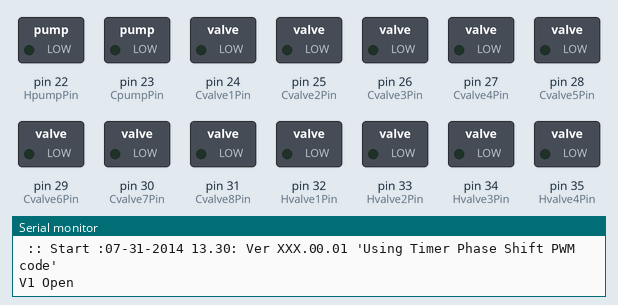
Recording of a sketch running on a simulated Arduino Mega 2560, built with avr-gcc and run on an emulated ATmega2560. Shown: switched loads named in the sketch (green lamp = pin HIGH), the last lines printed to the serial monitor.

Above: at 0.5 s.
At 2.0 s:
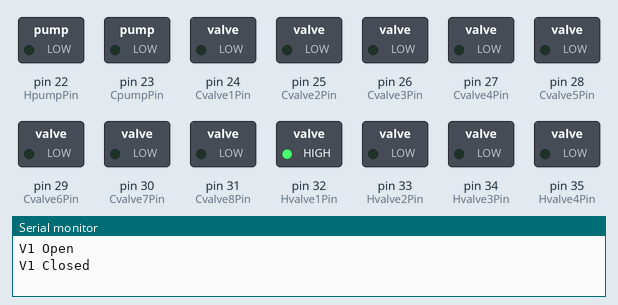
At 4.0 s:
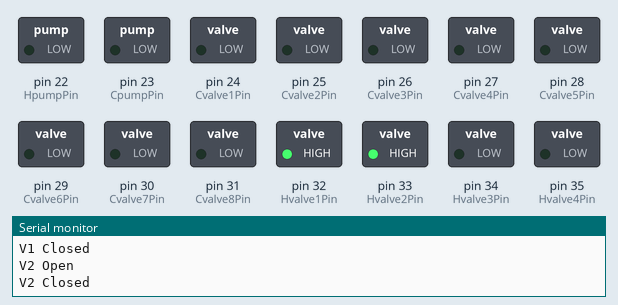
At 5.5 s:
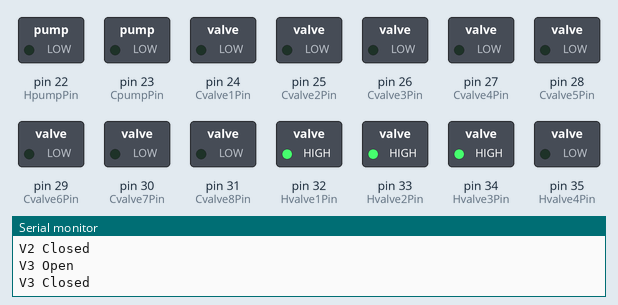
At 6.5 s:
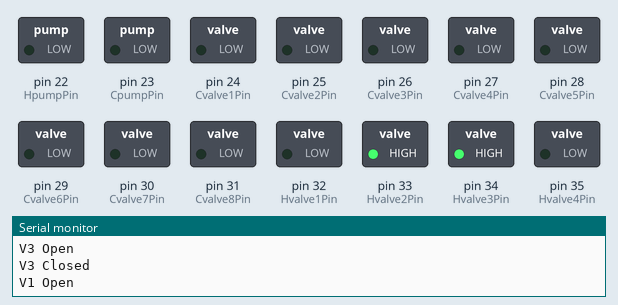
Timing chart, 0 to 7.8 s (numbered marks = the images above):
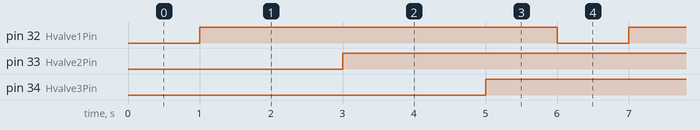

The sketch:

sketch_TempCTRL42315.ino
```cpp
/* control of fermentation temp Started 4-23-2015
* By John Emig
* 2015
* written for 8 fermentation tanks
* 2 pumps, 1 hot and 1 cold
* each tank has 4 valves 2 hot, 2 cold
*  (1 in 1 out (hot) 1 in 1 out (cold) so if one is open
*   so must the other.
* there may come a time that the pumps may have to run continuosly
* then the pump pins will control redirect valves instead
* 04-23-2015 added relay control for thermal sensors
* TCR# controls a relay that connects a tmp37 sensor to the A0 pin
*/
unsigned int Status = 99;
char incomingByte;
unsigned int integerValue=0;

////////////////////
#define aref_voltage 3.3
int tempPin = A0;
////////////////////


////////////
long tempReading;
float avgTemp;
///////// TMP37 sensor setup


//22-53
int HpumpPin = 22;                 // Hpump connected to digital pin 22
int CpumpPin = 23;                 // Cpump connected to digital pin 23
//24-31 cold valves
int Cvalve1Pin = 24;                 // Cvalve1 connected to digital pin 24
int Cvalve2Pin = 25;                 // Cvalve2 connected to digital pin 25
int Cvalve3Pin = 26;                 // Cvalve3 connected to digital pin 26
int Cvalve4Pin = 27;                 // Cvalve4 connected to digital pin 27
int Cvalve5Pin = 28;                 // Cvalve5 connected to digital pin 28
int Cvalve6Pin = 29;                 // Cvalve6 connected to digital pin 29
int Cvalve7Pin = 30;                 // Cvalve7 connected to digital pin 30
int Cvalve8Pin = 31;                 // Cvalve8 connected to digital pin 31
//32-39 Hot Valves
int Hvalve1Pin = 32;                 // HValve1 connected to digital pin 32
int Hvalve2Pin = 33;                 // HValve2 connected to digital pin 33
int Hvalve3Pin = 34;                 // HValve3 connected to digital pin 34
int Hvalve4Pin = 35;                 // HValve4 connected to digital pin 35
int Hvalve5Pin = 36;                 // HValve5 connected to digital pin 36
int Hvalve6Pin = 37;                 // HValve6 connected to digital pin 37
int Hvalve7Pin = 38;                 // HValve7 connected to digital pin 38
int Hvalve8Pin = 39;                 // HValve8 connected to digital pin 39
//41-48 TCR
int TCR1Pin = 41;                 // TCR1 connected to digital pin 41
int TCR2Pin = 42;                 // TCR2 connected to digital pin 42
int TCR3Pin = 43;                 // TCR3 connected to digital pin 43
int TCR4Pin = 44;                 // TCR4 connected to digital pin 44
int TCR5Pin = 45;                 // TCR5 connected to digital pin 45
int TCR6Pin = 46;                 // TCR6 connected to digital pin 46
int TCR7Pin = 47;                 // TCR7 connected to digital pin 47
int TCR8Pin = 48;                 // TCR8 connected to digital pin 48


void setup()
{

  Serial.begin(115200);
  Serial.println(" :: Start :07-31-2014 13.30: Ver XXX.00.01 'Using Timer Phase Shift PWM code'");
//    analogReference(EXTERNAL);
  //pinMode(Valve-pump, OUTPUT);      // sets the digital pin as output

  pinMode(HpumpPin, OUTPUT);                 // sets the Hot pump pin as output
  pinMode(CpumpPin, OUTPUT);                 // sets the cold pump pin as output
//24-31 cold valves
  pinMode(Cvalve1Pin, OUTPUT);                 //sets Cvalve1 connected as output pin 24
  pinMode(Cvalve2Pin, OUTPUT);                 //sets Cvalve2 connected as output pin 25
  pinMode(Cvalve3Pin, OUTPUT);                 //sets Cvalve3 connected as output pin 26
  pinMode(Cvalve4Pin, OUTPUT);                 //sets Cvalve4 connected as output pin 27
  pinMode(Cvalve5Pin, OUTPUT);                 //sets Cvalve5 connected as output pin 28
  pinMode(Cvalve6Pin, OUTPUT);                 //sets Cvalve6 connected as output pin 29
  pinMode(Cvalve7Pin, OUTPUT);                 //sets Cvalve7 connected as output pin 30
  pinMode(Cvalve8Pin, OUTPUT);                 //sets Cvalve8 connected as output pin 31
//32-39 Hot Valves
  pinMode(Hvalve1Pin, OUTPUT);                 //sets Hvalve1 connected as output pin 32
  pinMode(Hvalve2Pin, OUTPUT);                 //sets Hvalve2 connected as output pin 33
  pinMode(Hvalve3Pin, OUTPUT);                 //sets Hvalve3 connected as output pin 34
  pinMode(Hvalve4Pin, OUTPUT);                 //sets Hvalve4 connected as output pin 35
  pinMode(Hvalve5Pin, OUTPUT);                 //sets Hvalve5 connected as output pin 36
  pinMode(Hvalve6Pin, OUTPUT);                 //sets Hvalve6 connected as output pin 37
  pinMode(Hvalve7Pin, OUTPUT);                 //sets Hvalve7 connected as output pin 38
  pinMode(Hvalve8Pin, OUTPUT);                 //sets Hvalve8 connected as output pin 39
//41-48 TCR
  pinMode(TCR1Pin, OUTPUT);                 //sets Cvalve1 connected as output pin 41
  pinMode(TCR2Pin, OUTPUT);                 //sets Cvalve1 connected as output pin 42
  pinMode(TCR3Pin, OUTPUT);                 //sets Cvalve1 connected as output pin 43
  pinMode(TCR4Pin, OUTPUT);                 //sets Cvalve1 connected as output pin 44
  pinMode(TCR5Pin, OUTPUT);                 //sets Cvalve1 connected as output pin 45
  pinMode(TCR6Pin, OUTPUT);                 //sets Cvalve1 connected as output pin 46
  pinMode(TCR7Pin, OUTPUT);                 //sets Cvalve1 connected as output pin 47
  pinMode(TCR8Pin, OUTPUT);                 //sets Cvalve1 connected as output pin 48

}

void loop()
{


  /////////////////////test code for tmp read
   /////////////////ennd test code for tmp read

  digitalWrite(Hvalve1Pin, LOW);   // sets the LED on
    Serial.println("V1 Open");
  delay(1000);                  // waits for a second

  digitalWrite(Hvalve1Pin, HIGH);    // sets the LED off
    Serial.println("V1 Closed");
  delay(1000);                  // waits for a second


  digitalWrite(Hvalve2Pin, LOW);   // sets the LED on
    Serial.println("V2 Open");
  delay(1000);                  // waits for a second

  digitalWrite(Hvalve2Pin, HIGH);    // sets the LED off
    Serial.println("V2 Closed");
  delay(1000);                  // waits for a second


  digitalWrite(Hvalve3Pin, LOW);   // sets the LED on
    Serial.println("V3 Open");
  delay(1000);                  // waits for a second

  digitalWrite(Hvalve3Pin, HIGH);    // sets the LED off
    Serial.println("V3 Closed");
  delay(1000);                  // waits for a second


}
```

Measured:
- by itself, pin 32 (Hvalve1Pin), pin 33 (Hvalve2Pin), pin 34 (Hvalve3Pin): alternates HIGH for 5.0 s and LOW for 1.0 s
